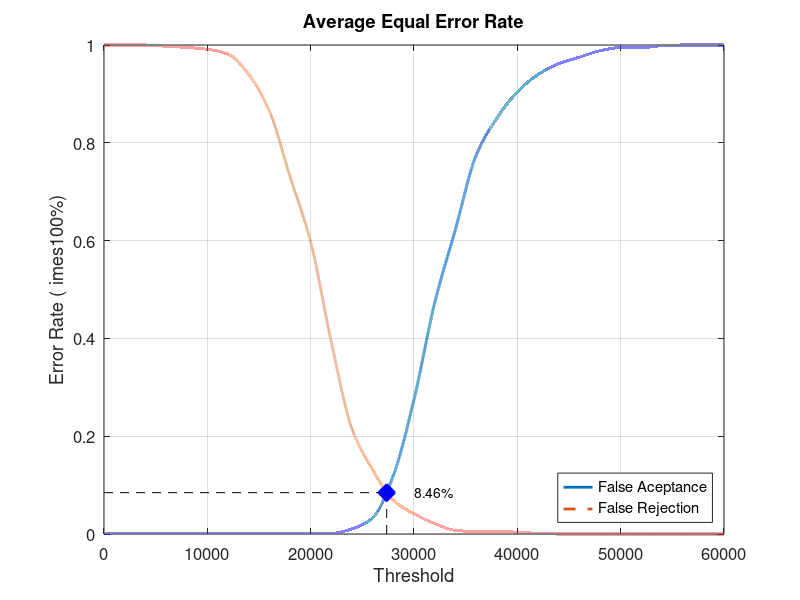
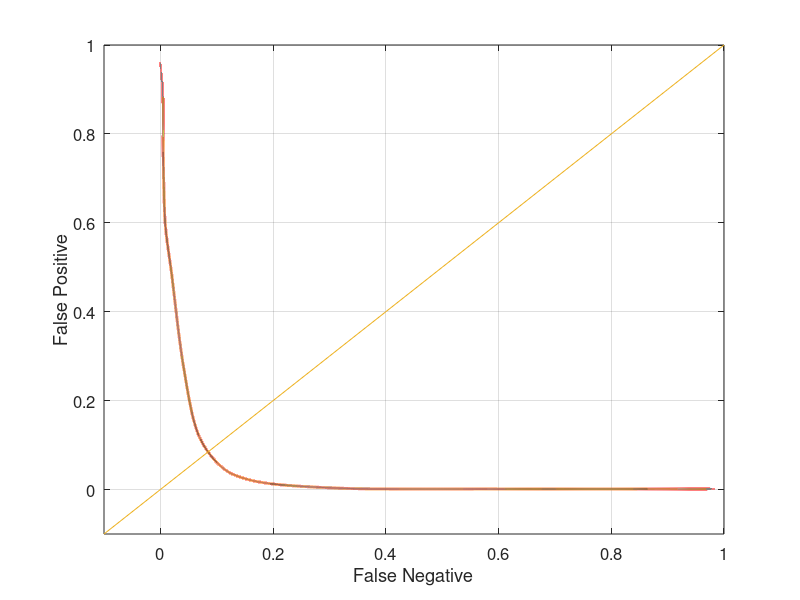

Write the MATLAB code that produced these figures, in order.
close all;
clear;
clc;
x = 0:2000:60000;
xq = 0:0.5:60000;

y0 = [0 0.00131579 0.00131579 0.00131579 0.00131579 0.00131579 0.00131579 0.00131579 0.00131579 0.00131579 0.00131579 0.00131579 0.0105263 0.0328947 0.119737 0.275 0.472368 0.622368 0.773684 0.85 0.903947 0.939474 0.961842 0.975 0.988158 0.994737 0.994737 0.998684 1 1 1]
yy0 = interp1(x, y0, xq, 'pchip');
y1 = [1 1 1 0.9975 0.995 0.99125 0.98125 0.94 0.865 0.73125 0.5975 0.3925 0.215 0.13125 0.06875 0.04125 0.02125 0.0075 0.005 0.005 0.00375 0.00125 0 0 0 0 0 0 0 0 0]
yy1 = interp1(x, y1, xq, 'pchip');

% Calculating EER: 
y2 = abs(y0 - y1);
find(y2 == min(y2))
yy2 = abs(yy0 - yy1);
xEER = find(yy2 == min(yy2));
xEERIndex = xq(xEER) % X-axis EER
yEER = yy0(xEER) % Y-axis EER

main = figure
plot(xq, yy0,'-','LineWidth', 2);	hold on
plot(xq, yy1,'--','LineWidth', 2);	hold on
plot([xEERIndex xEERIndex], [0 yEER], 'k--');	hold on
plot([0 xEERIndex], [yEER yEER], 'k--');	hold on
plot(xEERIndex, yEER, 'bx', 'LineWidth', 10);	hold on
text(xEERIndex + 10 * xEERIndex / 100, yEER, [num2str(round((10000 * yEER)) / 100) '%'])
legend('False Aceptance', 'False Rejection', 'Location', 'SouthEast')
xlabel('Threshold')
ylabel('Error Rate (	imes100%)')
title('Average Equal Error Rate')
set(gca, 'FontSize', 12)
axis([0 60000 0 1])
grid on

print(main, 'Experiment3AverageMain', '-dpng');
FNRxFPR = figure('Color', [1 1 1]);
plot(yy1, yy0, '-', yy1, yy0, 'LineWidth', 2);
hold on
y = -0.1:0.1:1
plot(y, y); 
set(gca, 'FontSize', 12)
xlabel('False Negative')
ylabel('False Positive')
axis([-0.1 1 -0.1 1])
set(gca, 'FontSize', 12)
grid on

print(FNRxFPR, 'Experiment3AverageFNRxFPR','-dpng');
